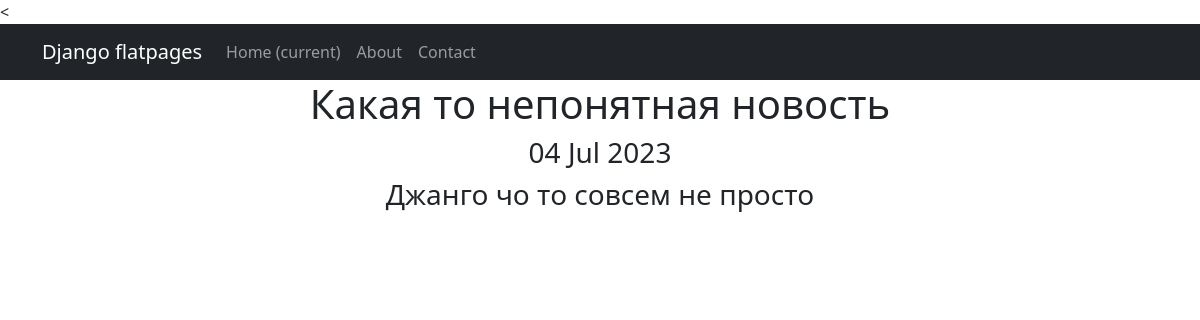
Screenshot of /news/1 with the database file from the repository.
### simpleapp/models.py (models this page shows, shortened)
class News(models.Model):
    name = models.CharField(
        max_length=50,
        unique=True, # названия новостей не должны повторяться
    )
    description = models.TextField()
    category = models.ForeignKey(
        to='Category',
        on_delete=models.CASCADE,
        related_name='news', # все новости в категории будут доступны через поле news
    )

### simpleapp/views.py (the view)
# urls.py: path('<int:pk>', NewsDetail.as_view()),
class NewsDetail(DetailView):
    model = News
    template_name = 'news_number.html'
    context_object_name = 'news_number'
    def get_context_data(self, **kwargs):
        context = super().get_context_data(**kwargs)
        context['time_now'] = datetime.utcnow()
        return context

### templates/news_number.html (shortened to what this page needs)
{% extends 'flatpages/default.html' %}
{% block content %}
<h1>{{ news_number.name }}</h1>
<h3>{{ time_now|date:'d M Y' }}</h3>
<h3>{{ news_number.description }}</h3>
{% endblock content %}

### rows the page displays
News: name "Какая то непонятная новость", description "Джанго чо то совсем не просто"

### other values shown
{{ time_now|date:'d M Y' }} "04 Jul 2023"
